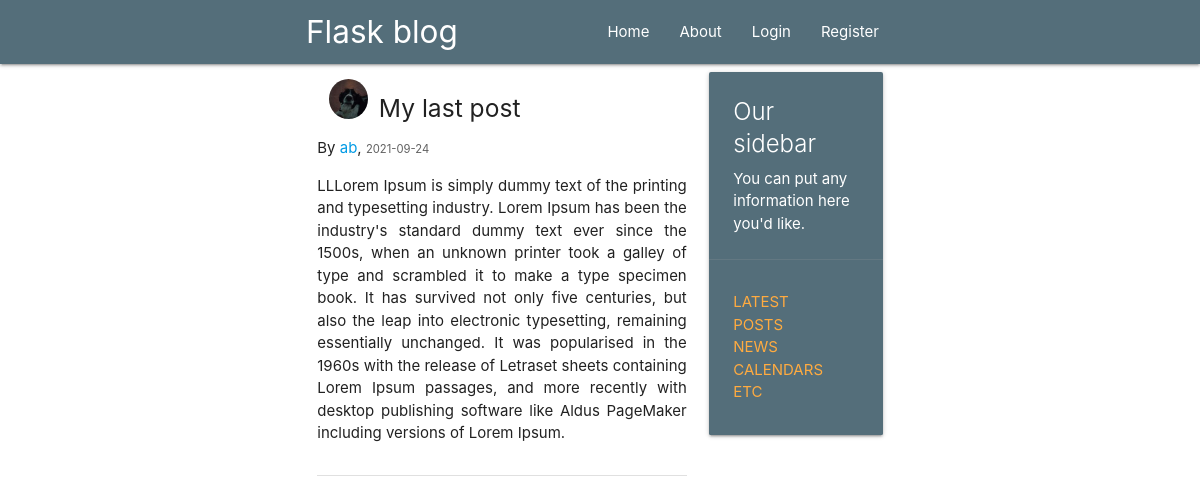
The app's page /post/27, older data.
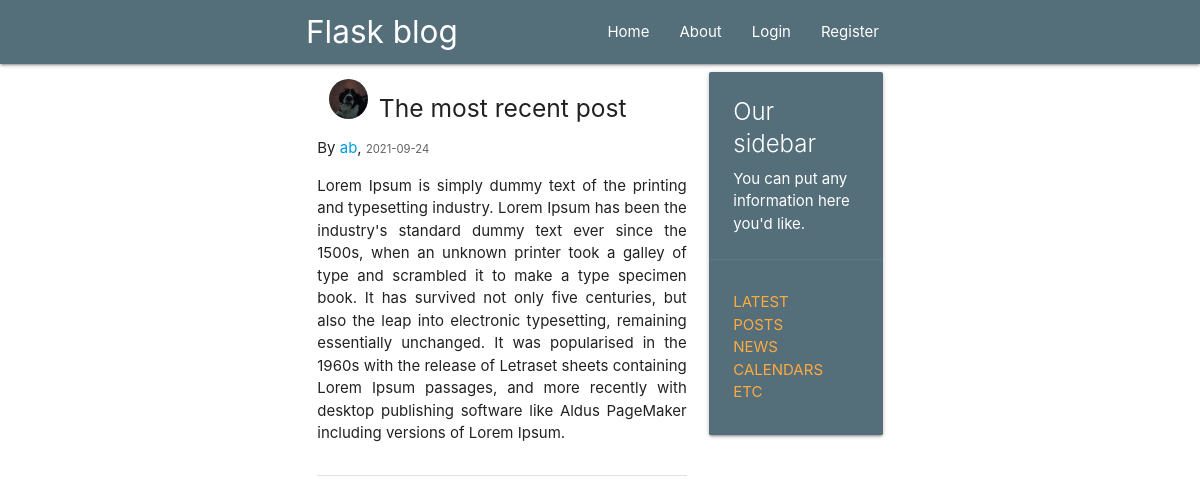
The same page, newer data.
### flaskblog/models.py (models this page shows, shortened)
class Post(db.Model):
    id = db.Column(db.Integer, primary_key=True)
    title = db.Column(db.String(100), nullable=False)
    date_posted = db.Column(db.DateTime, nullable=False,
                            default=datetime.utcnow)
    content = db.Column(db.Text, nullable=False)
    user_id = db.Column(db.Integer, db.ForeignKey('user.id'), nullable=False)

### flaskblog/posts/routes.py (the view)
@posts.route('/post/<int:post_id>')
def post(post_id):
    post = Post.query.get_or_404(post_id)
    return render_template('post.html', title=post.title, post=post)

### flaskblog/templates/post.html (shortened to what this page needs)
{% extends "layout.html" %}
{% block content %}
<div class="section">
    <div class="col s2">
        <img src="{{ url_for('static', filename='profile/'+ post.author.image_file) }}" alt=""
             class="circle responsive-img">
    </div>
    <h5>{{ post.title }}</h5>
    <p>By <a href="{{ url_for('users.user_posts', username=post.author.username) }}">{{ post.author.username }}</a>,
        <small class="grey-text text-darken-2">{{ post.date_posted.strftime('%Y-%m-%d') }}</small></p>
    <p style="text-align: justify">{{ post.content }}</p>
</div>
<div class="divider"></div>
{% endblock content%}

Row changes from the older to the newer data that the page shows:
changed Post: title "My last post" → "The most recent post"; content "LLLorem Ipsum is simply dummy…" → "Lorem Ipsum is simply dummy…"
